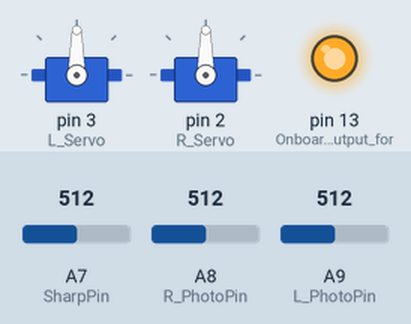
This sketch was run on a simulated Arduino Mega 2560, built with avr-gcc and run on an emulated ATmega2560. Shown: 2 × servo, output pins drawn as LEDs (lit = HIGH). The test bench sets the inputs (shaded band); at power-on: A7 (SharpPin) = 512, A8 (R_PhotoPin) = 512, A9 (L_PhotoPin) = 512.

Above: at 0.01 s.
At 3.2 s:
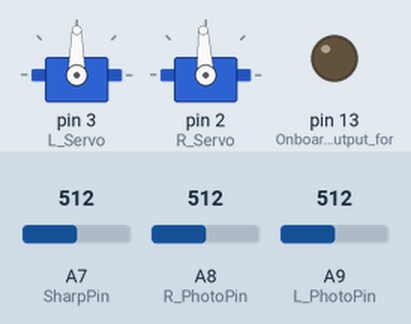
3.3 s: A7 (SharpPin) set to 190
At 4.9 s:
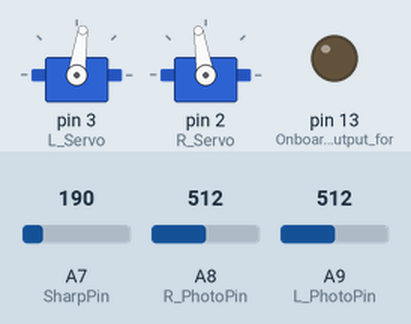
Timing chart, 0 to 6.4 s (numbered marks = the images above; inputs shaded):
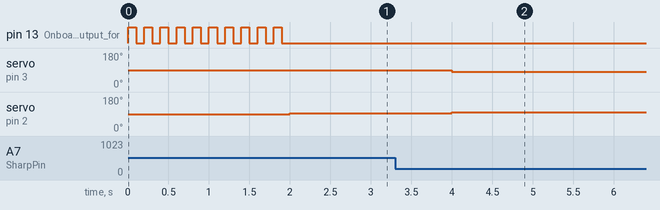

Measured:
- after the input at 3.3 s, servo on pin 3 (L_Servo): 90° → 82° after 0.70 s; servo on pin 2 (R_Servo): 93° → 99° after 0.70 s

The sketch:

Tue_3_14.ino
```cpp
/*
  RC Base
  3/12/17 by Mike Fuerst and John Van Orden
  (Based on Code by Brian Patton)
  Allows for driving the test robot using an RC controller
*/
#include <Servo.h>

// Create Variables to hold the Receiver signals
int Ch1, Ch2, Ch3, Ch4, Ch5, Ch6;
int CalcHold;        //Variable to temp hold calculations for steering stick corections
int Lwheel;
int Rwheel;

// Create Servo Objects as defined in the Servo.h files
Servo R_Servo;  // Servo DC Motor Driver (Designed for RC cars)Servo R_Servo;  // Servo DC Motor Driver (Designed for RC cars)
Servo L_Servo;  // Servo DC Motor Driver (Designed for RC cars)Servo L_Servo;  // Servo DC Motor Driver (Designed for RC cars)

int L_PhotoValue; // Variable to hold Left photo data
int R_PhotoValue; // Variable to hold Right photo data
int SharpValue; //Variable to hold prox sensor data
const int L_PhotoPin = A9; //Pin connecting the left photo
const int R_PhotoPin = A8; //Pin connecting the right photo
const int SharpPin = A7; //Pin connecting the sharp sensor


//**************************************************************
//*****************  Setup  ************************************
//**************************************************************
void setup() {
  // Set the pins that the transmitter will be connected to all to input
  pinMode(12, INPUT); //I connected this to Chan1 of the Receiver
  pinMode(11, INPUT); //I connected this to Chan2 of the Receiver
  pinMode(10, INPUT); //I connected this to Chan3 of the Receiver
  pinMode(9, INPUT); //I connected this to Chan4 of the Receiver
  pinMode(8, INPUT); //I connected this to Chan5 of the Receiver
  pinMode(7, INPUT); //I connected this to Chan6 of the Receiver
  pinMode(13, OUTPUT); //Onboard LED to output for diagnostics
  // Attach Speed controller that acts like a servo to the board
  L_Servo.attach(3); //Pin 2
  R_Servo.attach(2); //Pin 3
  //Flash the LED on and Off 10x Start
  for (int i = 0; i < 10; i++) {
    digitalWrite(13, HIGH);
    delay(100);
    digitalWrite(13, LOW);
    delay(100);
  }
  //Flash the LED on and Off 10x End
  Serial.begin(9600);
}

//********************** mixLimits() ***************************
//*******  Make sure values never exceed ranges  ***************
//******  For most all servos and like controlers  *************
//****   control must fall between 1000uS and 2000uS  **********
//**************************************************************
void setLimits() {
  if (Rwheel < 1000) {// Can be set to a value you don't wish to exceed
    Rwheel = 1000;    // to adjust maximums for your own robot
  }
  if (Rwheel > 2000) {// Can be set to a value you don't wish to exceed
    Rwheel = 2000;    // to adjust maximums for your own robot
  }
  if (Lwheel < 1000) {// Can be set to a value you don't wish to exceed
    Lwheel = 1000;    // to adjust maximums for your own robot
  }
  if (Lwheel > 2000) {// Can be set to a value you don't wish to exceed
    Lwheel = 2000;    // to adjust maximums for your own robot
  }
  pulseMotors();
  //L_Servo.writeMicroseconds(Lwheel);
  //R_Servo.writeMicroseconds(Rwheel);
  //  printWheelCalcs(); //REMEMBER: printing values slows reaction times
}


//*****************  printWheelCalcs()  ************************
//*******  Prints calculated wheel output values  **************
//**************************************************************
void printWheelCalcs() {
 Serial.print("Lwheel = ");
 Serial.println(Lwheel);
 Serial.print("Rwheel = ");
 Serial.println(Rwheel);
}


//**********************  printChannels()  ***************************
//***  Simply print the collected RC values for diagnostics  ***
//**************************************************************
void printChannels()
{ // print out the values you read in:
  Serial.println(" RC Control Mode ");
  Serial.print("Value Ch1 = ");
  Serial.println(Ch1);
  Serial.print("Value Ch2 = ");
  Serial.println(Ch2);
}


//********************  testWheels()  **************************
//*  Direct call to Servos to test wheel speed and direction  **
//**************************************************************
void testWheels() {
 L_Servo.writeMicroseconds(1500); // 1000-2000, 1500 should be stop
 R_Servo.writeMicroseconds(1500); // 1000-2000, 1500 should be stop
}


//*******************   pulseMotors  ***************************
//pulses either mapped or direct signals generated from mixLimits
//**************************************************************
void pulseMotors() {
  //un-comment the next two line to drive the wheels directly with the MaxLimits Set
  //L_Servo.writeMicroseconds(Lwheel);
  //R_Servo.writeMicroseconds(Rwheel);

  //un-comment the next two to map a control range.
  //*** Take the standard range of 1000 to 2000 and frame it to your own minimum and maximum
  //*** for each wheel.
  Lwheel = map(Lwheel, 1000, 2000, 1090, 1865); // >1500 is reverse
  Rwheel = map(Rwheel, 1000, 2000, 1000, 2000);// >1500 is forward
  L_Servo.writeMicroseconds(Lwheel);
  R_Servo.writeMicroseconds(Rwheel);

  // un-comment this line do display the value being sent to the motors
  // printWheelCalcs(); //REMEMBER: printing values slows reaction times
}

//*******************  driveServosRC()  ************************
//******  Use the value collected from Ch1 and Ch2  ************
//******  on a single stick to relatively calculate  ***********
//****  speed and direction of two servo driven wheels *********
//**************************************************************
void driveServosRC()
{
  if (Ch2 <= 1500) {
    Rwheel = Ch1 + Ch2 - 1500;
    Lwheel = Ch1 - Ch2 + 1500;
    setLimits();
  }
  if (Ch2 > 1500) {
    int Ch1_mod = map(Ch1, 1000, 2000, 2000, 1000); // Invert the Ch1 axis to keep the math similar
    Rwheel = Ch1_mod + Ch2 - 1500;
    Lwheel = Ch1_mod - Ch2 + 1500;
    setLimits();
  }
}


//*****************  spin()  ************************
//*******  Rotate on a Dime  **************
//**************************************************************
void spin(int t) {
  Lwheel = 1500+t;
  Rwheel = 1500+t;
  pulseMotors();
}


//*****************  brake()  ************************
//*******  Stop the robot and pause **************
//**************************************************************
void brake() {
  Lwheel = 1500;
  Rwheel = 1500;
  pulseMotors();
  delay(1000);
}


//*****************  straightFwd()  ************************
//*******  Drive straight  **************
//**************************************************************
void straightFwd(int d) {
  Lwheel = 1500-d - 20;
  Rwheel = 1500+d -25 ;
  pulseMotors();
}

//*****************  straightRev()  ************************
//*******  Drive straight  **************
//**************************************************************
void straightRev(int d) {
  Lwheel = 1500+d;
  Rwheel = 1500-d;
  pulseMotors();
}

//*****************  driveLeft()  ************************
//*******  Drive left - speed determined by d rotation by t  **************
//**************************************************************
void driveLeft(int d, int t) {
  Lwheel = 1500-d -20;
  Rwheel = 1500+d+t -27;
  pulseMotors();
}

//*****************  driveRight()  ************************
//*******  Drive right - speed determined by d rotation by t **************
//**************************************************************
void driveRight(int d, int t) {
  Lwheel = 1500-d-t -20;
  Rwheel = 1500+d -25;
  pulseMotors();
}

//*****************  navToLight()  ************************
//*******  Find light and drive to it until you are 1ft away **************
//**************************************************************
void navToLight() {
 int const DELTA = 300; //If -DELTA<Delta<DELTA you are looking straight at the light or at ambient
  int AMB = 800; //Sensor is looking at ambient if reading this or higher

  L_PhotoValue = analogRead(L_PhotoPin); //Read the value of the photo sensor
  R_PhotoValue = analogRead(R_PhotoPin); //Read the value of the photo sensor
  SharpValue = analogRead(SharpPin);
  int Delta = L_PhotoValue - R_PhotoValue;

  //You are one foot away
  if(SharpValue > 200){
    brake();
    return;
  }

  //Light is out of range
  if(Delta<DELTA && Delta>(-DELTA) && (L_PhotoValue>AMB || R_PhotoValue>AMB)){
    spin(55);
  }

    //Too close to box or obstacle - back up
  if(SharpValue >= 400){
    straightRev(100);
  }

  //Light is straight ahead
  if(Delta<DELTA && Delta>(-DELTA) && (L_PhotoValue<AMB || R_PhotoValue<AMB)){
    straightFwd(90);
  }

  //Light is to the left
  if(Delta<(-DELTA)){
    driveLeft(90, 5);
  }

  //Light is to the right
  if(Delta>DELTA){
    driveRight(90, 5);
  }
}

//************************  loop()  ****************************
//**********************  Main Loop  ***************************
//**************************************************************
void loop()
{
  navToLight();
}
```
